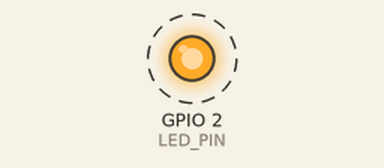
Simulated run of this sketch. Board: ESP32. Parts: output pins drawn as LEDs (lit = HIGH). Dashed ring = blinking. What the sketch prints to the serial monitor is not drawn.

Above: at 0.5 s.
Timing chart, 0 to 4.6 s (numbered marks = the images above):
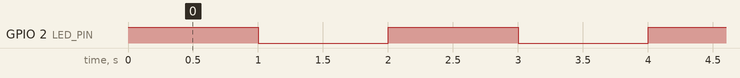

Measured:
- by itself, GPIO 2 (LED_PIN): alternates HIGH for 1.0 s and LOW for 1.0 s

The sketch:

RealTimeOS.ino
```cpp
#include <Arduino.h>


TaskHandle_t task1Handle = NULL;
TaskHandle_t task2Handle = NULL;

void task1(void *parameter) {
  const int LED_PIN=2;

  pinMode(LED_PIN, OUTPUT);
  while(1) {
    digitalWrite(LED_PIN,HIGH);
    Serial.println("LED bật");
    vTaskDelay(1000/portTICK_PERIOD_MS);


    digitalWrite(LED_PIN,LOW);
    Serial.println("LED tắt");
    vTaskDelay(1000/portTICK_PERIOD_MS);
  }
}

void task2(void *parameter){
  while(1) {
    Serial.println("Task giám sát đang chạy ....");
    vTaskDelay(3000/portTICK_PERIOD_MS);
    }
}
void setup() {
  // put your setup code here, to run once:
  Serial.begin(115200);

  xTaskCreatePinnedToCore(
    task1,
    "LED TASK",
    (uint16_t)2048,
    NULL,
    3,
    &task1Handle,
    0
    );

  xTaskCreatePinnedToCore(
    task2,
    "MONITOR TASK",
    (uint16_t)2048,
    NULL,
    2,
    &task2Handle,
    1
    );
}

void loop() {
  // put your main code here, to run repeatedly:

}
```
